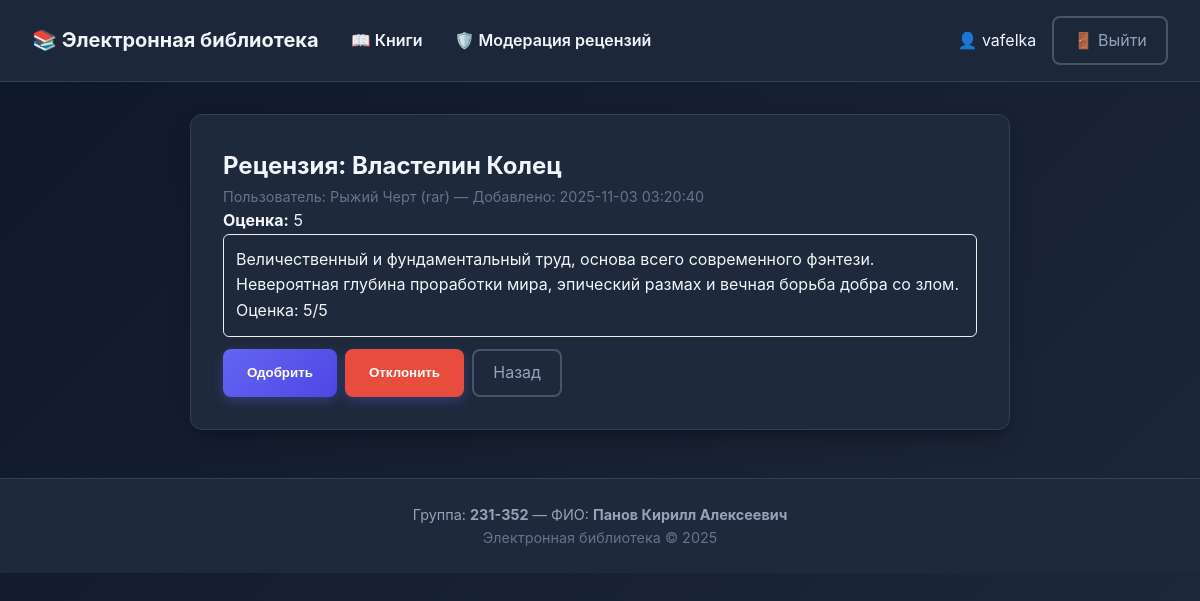
/moderation/review/20 (signed in), run on the app's committed database.
### tables this page shows
CREATE TABLE users (
  id INTEGER PRIMARY KEY AUTOINCREMENT,
  username TEXT NOT NULL UNIQUE,
  password_hash TEXT NOT NULL,
  last_name TEXT NOT NULL,
  first_name TEXT NOT NULL,
  middle_name TEXT,
  role_id INTEGER NOT NULL,
  FOREIGN KEY (role_id) REFERENCES roles(id) ON DELETE RESTRICT
);

CREATE TABLE books (
  id INTEGER PRIMARY KEY AUTOINCREMENT,
  title TEXT NOT NULL,
  short_description TEXT NOT NULL,
  year INTEGER NOT NULL,
  publisher TEXT NOT NULL,
  author TEXT NOT NULL,
  pages INTEGER NOT NULL
);

CREATE TABLE reviews (
  id INTEGER PRIMARY KEY AUTOINCREMENT,
  book_id INTEGER NOT NULL,
  user_id INTEGER NOT NULL,
  rating INTEGER NOT NULL CHECK(rating BETWEEN 0 AND 5),
  text TEXT NOT NULL,
  status_id INTEGER NOT NULL DEFAULT 1,
  created_at DATETIME NOT NULL DEFAULT CURRENT_TIMESTAMP,
  FOREIGN KEY (book_id) REFERENCES books(id) ON DELETE CASCADE,
  FOREIGN KEY (user_id) REFERENCES users(id) ON DELETE CASCADE,
  FOREIGN KEY (status_id) REFERENCES review_statuses(id) ON DELETE RESTRICT
);

### app/books.py (the view, shortened to what this page needs)
@bp.route('/moderation/review/<int:review_id>', methods=['GET', 'POST'])
@roles_required('модератор')
def moderation_review(review_id):
    db = get_db()
    row = db.execute(
        "SELECT r.id, r.rating, r.text, r.created_at, u.username, u.last_name, u.first_name, b.id as book_id, b.title as book_title, rs.name as status_name "
        "FROM reviews r "
        "JOIN users u ON r.user_id = u.id "
        "JOIN books b ON r.book_id = b.id "
        "JOIN review_statuses rs ON r.status_id = rs.id "
        "WHERE r.id = ?",
        (review_id,)
    ).fetchone()
    if row is None:
        flash('Рецензия не найдена', 'error')
        return redirect(url_for('books.moderation_list'))
    review = {
        'id': row['id'],
        'rating': row['rating'],
        'created_at': row['created_at'],
        'username': row['username'],
        'name': ' '.join(filter(None, [row['last_name'], row['first_name']])),
        'book_id': row['book_id'],
        'book_title': row['book_title'],
        'status': row['status_name'],
        'html': render_review_text(row['text'])
    }
    return render_template('moderation_review.html', review=review)

### app/auth.py (called while the page is built)
@bp.before_app_request
def load_logged_in_user():
    user_id = session.get('user_id')
    if user_id is None:
        g.user = None
        g.user_role = None
    else:
        db = get_db()
        user = db.execute(
            'SELECT u.id, u.username, u.last_name, u.first_name, u.middle_name, r.name as role_name '
            'FROM users u JOIN roles r ON u.role_id = r.id WHERE u.id = ?',
            (user_id,)
        ).fetchone()
        g.user = user
        g.user_role = user['role_name'] if user else None

def roles_required(*allowed_role_names):
    def decorator(view):
        @wraps(view)
        def wrapped_view(**kwargs):
            if g.get('user') is None:
                flash('Для выполнения данного действия необходимо пройти процедуру аутентификации', 'error')
                return redirect(url_for('auth.login', next=request.path))
            role = g.get('user_role')
            if role not in allowed_role_names:
                flash('У вас недостаточно прав для выполнения данного действия', 'error')
                return redirect(url_for('books.index'))
            return view(**kwargs)
        return wrapped_view
    return decorator

### app/books.py (called while the page is built)
def render_review_text(md_text: str) -> str:
    if md_text is None:
        return ''
    html = markdown.markdown(md_text, extensions=['extra', 'sane_lists'])
    clean = bleach.clean(html, tags=ALLOWED_TAGS, attributes=ALLOWED_ATTRIBUTES, strip=True)
    clean = bleach.linkify(clean)
    return clean

### app/db.py (called while the page is built)
def get_db():
    if 'db' not in g:
        g.db = sqlite3.connect(
            current_app.config['DATABASE'],
            detect_types=sqlite3.PARSE_DECLTYPES
        )
        g.db.row_factory = sqlite3.Row
    return g.db

### app/templates/moderation_review.html
{% extends "base.html" %}
{% block content %}
<div class="card" style="max-width:820px; margin:0 auto;">
  <h2>Рецензия: {{ review.book_title }}</h2>
  <p class="muted">Пользователь: {{ review.name }} ({{ review.username }}) — Добавлено: {{ review.created_at }}</p>
  <p><strong>Оценка:</strong> {{ review.rating }}</p>
  <div style="border:1px solid #eee; padding:12px; border-radius:6px;">
    {{ review.html|safe }}
  </div>
  <form method="post" style="margin-top:12px; display:flex; gap:8px;">
    <button name="action" value="approve" class="btn" type="submit">Одобрить</button>
    <button name="action" value="reject" class="btn" type="submit" style="background:#e74c3c;">Отклонить</button>
    <a class="btn-ghost" href="{{ url_for('books.moderation_list') }}">Назад</a>
  </form>
</div>
{% endblock %}

### app/templates/base.html (shortened to what this page needs)
<!doctype html>
<html lang="ru">
<head>
</head>
<body>
  <div class="navbar">
    <div class="nav-left">
      <a href="{{ url_for('books.index') }}" style="font-size:1.25rem; font-weight:700;">📚 Электронная библиотека</a>
      <a href="{{ url_for('books.index') }}">📖 Книги</a>
      {% if session.get('user_id') and g.user_role == 'модератор' %}
        <a href="{{ url_for('books.moderation_list') }}">🛡️ Модерация рецензий</a>
      {% endif %}
    </div>
    <div class="nav-right">
      {% if session.get('user_id') %}
        <span>👤 {{ session.get('full_name') }}</span>
        <a class="btn-ghost" href="{{ url_for('auth.logout') }}">🚪 Выйти</a>
      {% else %}
        <a class="btn" href="{{ url_for('auth.login') }}">🔐 Войти</a>
      {% endif %}
    </div>
  </div>
  <div class="container">
    {% block content %}{% endblock %}
  </div>
  <footer>
    Группа: <strong>231-352</strong> — ФИО: <strong>Панов Кирилл Алексеевич</strong><br/>
    <span class="muted">Электронная библиотека © 2025</span>
  </footer>
</body>
</html>

### app/templates/base.html (style rules this page uses)
:root { --primary: #6366f1; --primary-hover: #4f46e5; --secondary: #64748b; --success: #10b981; --error: #ef4444; --warning: #f59e0b; --bg-dark: #0f172a; --bg-card: #1e293b; --bg-hover: #334155; --text-primary: #f1f5f9; --text-secondary: #94a3b8; --text-muted: #64748b; --border: #334155; --border-light: #475569; --shadow: 0 10px 25px -5px rgba(0, 0, 0, 0.3), 0 8px 10px -6px rgba(0, 0, 0, 0.2); --radius: 12px; --radius-sm: 8px; --transition: all 0.2s ease-in-out; }
* { box-sizing: border-box; margin: 0; padding: 0; }
body { font-family: 'Inter', 'Segoe UI', Arial, sans-serif; margin: 0; padding: 0; background: linear-gradient(135deg, var(--bg-dark) 0%, #1e293b 100%); color: var(--text-primary); font-size: 1rem; line-height: 1.6; min-height: 100vh; }
.navbar { background: rgba(30, 41, 59, 0.95); backdrop-filter: blur(20px); border-bottom: 1px solid var(--border); padding: 1rem 2rem; display: flex; align-items: center; justify-content: space-between; position: sticky; top: 0; z-index: 100; }
.nav-left { display: flex; align-items: center; gap: 2rem; }
.nav-left a, .nav-left span { color: var(--text-primary); text-decoration: none; font-weight: 600; transition: var(--transition); position: relative; }
.nav-left a::after { content: ''; position: absolute; bottom: -5px; left: 0; width: 0; height: 2px; background: var(--primary); transition: var(--transition); }
.nav-right { display: flex; align-items: center; gap: 1rem; }
.container { max-width: 1200px; margin: 2rem auto; padding: 0 1.5rem; }
.card { background: var(--bg-card); color: var(--text-primary); padding: 2rem; border-radius: var(--radius); box-shadow: var(--shadow); border: 1px solid var(--border); backdrop-filter: blur(10px); transition: var(--transition); }
footer { margin-top: 3rem; padding: 1.5rem 2rem; text-align: center; color: var(--text-secondary); background: var(--bg-card); border-top: 1px solid var(--border); font-size: 0.9rem; }
.btn { background: linear-gradient(135deg, var(--primary) 0%, var(--primary-hover) 100%); color: white; padding: 0.75rem 1.5rem; border-radius: var(--radius-sm); text-decoration: none; border: none; cursor: pointer; font-weight: 600; transition: var(--transition); display: inline-flex; align-items: center; gap: 0.5rem; box-shadow: 0 4px 12px rgba(99, 102, 241, 0.3); }
.btn-ghost { background: transparent; border: 2px solid var(--border-light); color: var(--text-secondary); padding: 0.6rem 1.2rem; border-radius: var(--radius-sm); text-decoration: none; transition: var(--transition); }
.muted { color: var(--text-muted); font-size: 0.9rem; }
a { color: var(--primary); text-decoration: none; transition: var(--transition); }

### data on the page
users: get "vafelka"
books: book_title "Властелин Колец"
users: username "rar"
reviews: created_at "2025-11-03 03:20:40", rating "5", html "Величественный и фундаментальный труд, основа всего современного фэнтези. Невероятная глубина проработки мира, эпический размах и вечная борьба добра со злом. Оценка: 5/5"

### other printed values
{{ review.name }} "Рыжий Черт"
